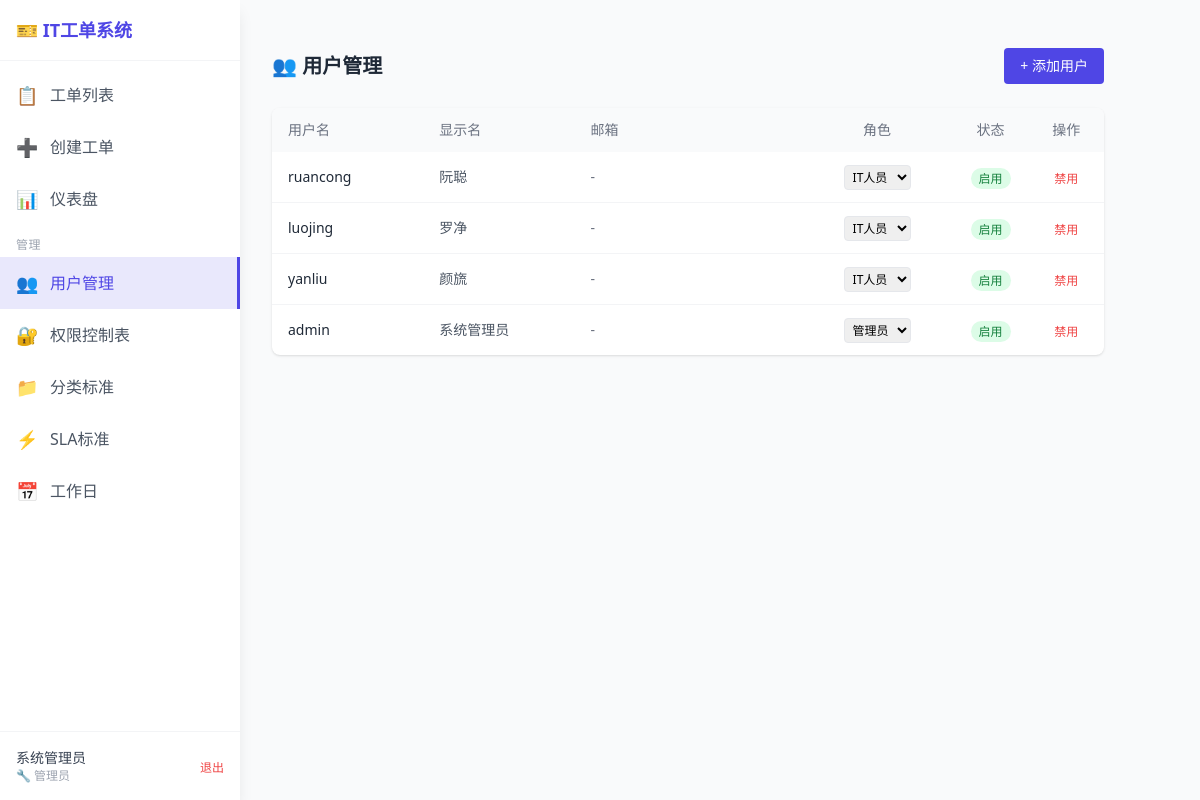
/admin/users (signed in), run on an earlier commit of the app's database.
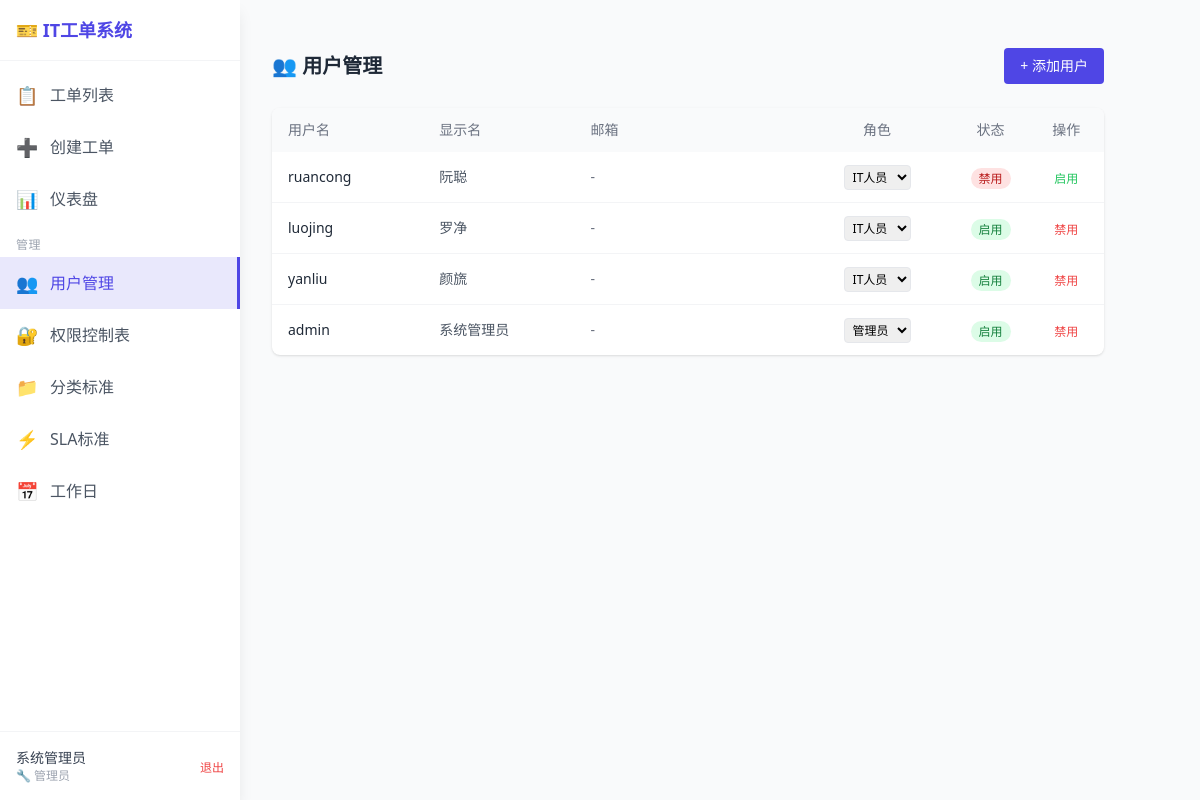
And on a later commit of the database.
### app/models/user.py (models this page shows, shortened)
class User(Base):
    __tablename__ = "users"
    id: Mapped[int] = mapped_column(Integer, primary_key=True, autoincrement=True)
    username: Mapped[str] = mapped_column(String(50), unique=True, nullable=False, index=True)
    email: Mapped[Optional[str]] = mapped_column(String(255), nullable=True)
    password_hash: Mapped[str] = mapped_column(String(255), nullable=False)
    display_name: Mapped[str] = mapped_column(String(100), nullable=False)
    role: Mapped[str] = mapped_column(String(20), nullable=False, default="end_user")
    is_active: Mapped[bool] = mapped_column(Boolean, default=True)
    created_at: Mapped[datetime] = mapped_column(
        DateTime(timezone=True), default=lambda: now()
    )
    updated_at: Mapped[Optional[datetime]] = mapped_column(
        DateTime(timezone=True), nullable=True, onupdate=lambda: now()
    )

### app/routers/admin.py (the view)
@router.get("/users", response_class=HTMLResponse)
async def admin_users(
    request: Request,
    db: AsyncSession = Depends(get_db),
    current_user: User = Depends(require_admin),
):
    users = await list_users(db)
    ctx = template_context(request, current_user, users=users)
    return templates.TemplateResponse("admin/users.html", ctx)

### app/templates/admin/users.html (shortened to what this page needs)
{% extends "base.html" %}
{% block content %}
<div class="p-8 max-w-4xl">
    <div class="flex justify-between items-center mb-6">
        <h2 class="text-xl font-bold text-gray-800">👥 用户管理</h2>
        <button onclick="document.getElementById('add-user-form').classList.toggle('hidden')"
                class="bg-indigo-600 text-white px-4 py-2 rounded hover:bg-indigo-700 text-sm">+ 添加用户</button>
    </div>
    <div class="bg-white rounded-lg shadow overflow-hidden">
        <table class="w-full table-fixed">
            <thead class="bg-gray-50">
                <tr>
                    <th class="text-left px-4 py-3 text-sm font-medium text-gray-500 w-1/6">用户名</th>
                    <th class="text-left px-4 py-3 text-sm font-medium text-gray-500 w-1/6">显示名</th>
                    <th class="text-left px-4 py-3 text-sm font-medium text-gray-500 w-1/4">邮箱</th>
                    <th class="text-center px-3 py-3 text-sm font-medium text-gray-500 w-1/6">角色</th>
                    <th class="text-center px-3 py-3 text-sm font-medium text-gray-500 w-1/12">状态</th>
                    <th class="text-center px-3 py-3 text-sm font-medium text-gray-500 w-1/12">操作</th>
                </tr>
            </thead>
            <tbody class="divide-y divide-gray-100">
                {% for u in users %}
                <tr class="hover:bg-gray-50">
                    <td class="px-4 py-3 text-sm font-medium text-gray-800 truncate">{{ u.username }}</td>
                    <td class="px-4 py-3 text-sm text-gray-600 truncate">{{ u.display_name }}</td>
                    <td class="px-4 py-3 text-sm text-gray-500 truncate">{{ u.email or '-' }}</td>
                    <td class="px-3 py-3 text-center">
                        <form action="/admin/users/{{ u.id }}/set-role" method="POST" class="inline-flex gap-1">
                            <select name="role" onchange="this.form.submit()" class="text-xs border rounded px-1 py-0.5">
                                <option value="admin" {% if u.role == 'admin' %}selected{% endif %}>管理员</option>
                                <option value="it_staff" {% if u.role == 'it_staff' %}selected{% endif %}>IT人员</option>
                            </select>
                        </form>
                    </td>
                    <td class="px-3 py-3 text-center">
                        {% if u.is_active %}
                        <span class="text-xs bg-green-100 text-green-700 px-2 py-0.5 rounded-full">启用</span>
                        {% else %}
                        <span class="text-xs bg-red-100 text-red-700 px-2 py-0.5 rounded-full">禁用</span>
                        {% endif %}
                    </td>
                    <td class="px-3 py-3 text-center">
                        <form action="/admin/users/{{ u.id }}/toggle-active" method="POST" class="inline">
                            <button type="submit" class="text-xs {% if u.is_active %}text-red-500{% else %}text-green-500{% endif %} hover:underline">
                                {% if u.is_active %}禁用{% else %}启用{% endif %}
                            </button>
                        </form>
                    </td>
                </tr>
                {% else %}
                <tr><td colspan="6" class="px-4 py-8 text-center text-gray-400">暂无用户</td></tr>
                {% endfor %}
            </tbody>
        </table>
    </div>
</div>
{% endblock %}

What changed in the data, as far as the page shows it:
changed User "ruancong": is_active True → False (drawn)
